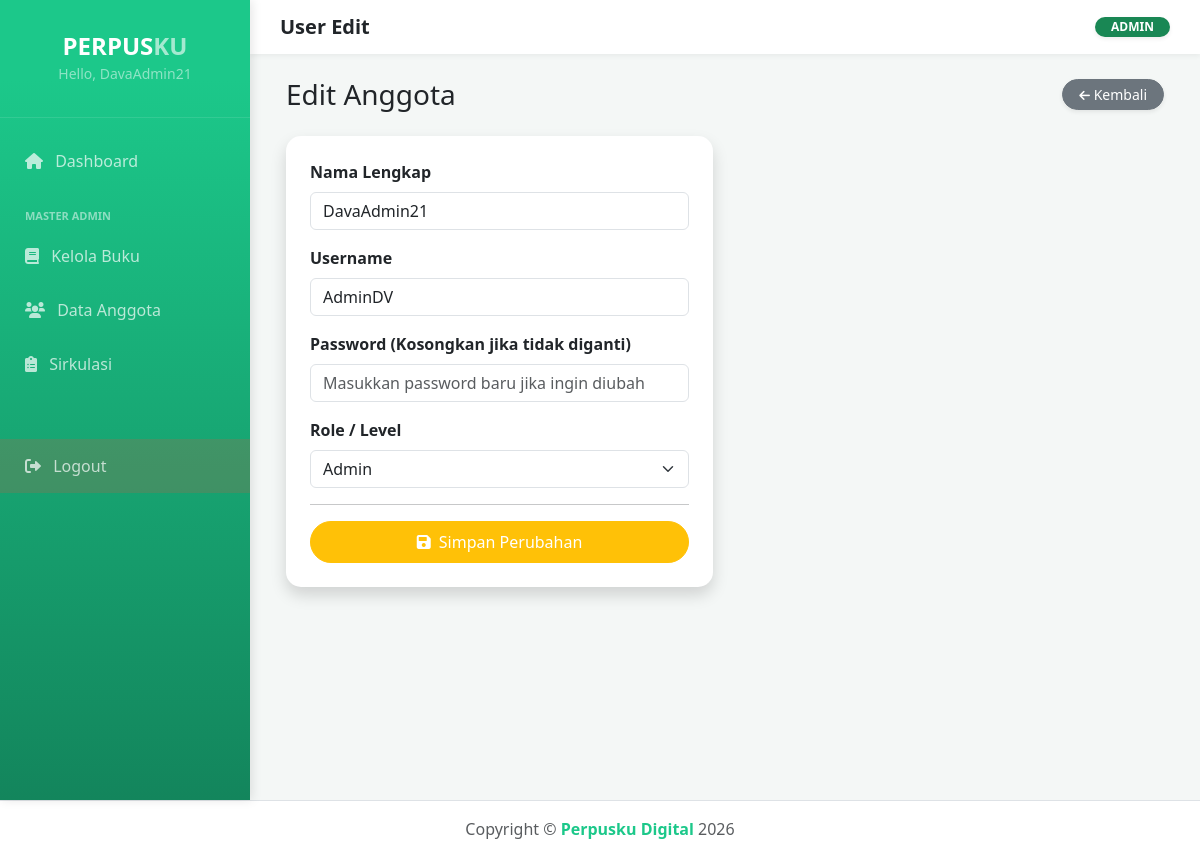
The page /index.php?page=user_edit&id=6 (signed in) on the database its author committed.
### tables this page shows
CREATE TABLE `user` (
  `id_user` int(11) NOT NULL,
  `nama` varchar(100) NOT NULL,
  `username` varchar(50) NOT NULL,
  `password` varchar(255) NOT NULL,
  `role` enum('admin','siswa') DEFAULT 'siswa'
);

### views/admin/user_edit.php (the view, shortened to what this page needs)
<?php
if (isset($_GET['id'])) {
    $id_edit = mysqli_real_escape_string($conn, $_GET['id']);
    $query_user = mysqli_query($conn, "SELECT * FROM user WHERE id_user = '$id_edit'");
    $data = mysqli_fetch_assoc($query_user);
} else {
    header("Location: index.php?page=user");
    exit;
}
?>
<div class="container-fluid">
    <div class="d-sm-flex align-items-center justify-content-between mb-4">
        <h1 class="h3 mb-0 text-gray-800 font-weight-bold">Edit Anggota</h1>
        <a href="index.php?page=user" class="btn btn-secondary btn-sm rounded-pill px-3 shadow-sm">
            <i class="fas fa-arrow-left fa-sm"></i> Kembali
        </a>
    </div>
    <div class="row">
        <div class="col-lg-6">
            <div class="card shadow border-0" style="border-radius: 15px;">
                <div class="card-body p-4">
                    <form action="core/proses_user.php" method="POST">
                        <div class="mb-3">
                            <label class="form-label fw-bold">Nama Lengkap</label>
                            <input type="text" name="nama" class="form-control" value="<?= htmlspecialchars($data['nama']); ?>" required>
                        </div>
                        <div class="mb-3">
                            <label class="form-label fw-bold">Username</label>
                            <input type="text" name="username" class="form-control" value="<?= htmlspecialchars($data['username']); ?>" required>
                        </div>
                        <div class="mb-3">
                            <label class="form-label fw-bold">Password (Kosongkan jika tidak diganti)</label>
                            <input type="password" name="password" class="form-control" placeholder="Masukkan password baru jika ingin diubah">
                        </div>
                        <div class="mb-3">
                            <label class="form-label fw-bold">Role / Level</label>
                            <select name="role" class="form-select" required>
                                <option value="admin" <?= ($data['role'] == 'admin') ? 'selected' : ''; ?>>Admin</option>
                            </select>
                        </div>
                        <hr>
                        <div class="d-grid">
                            <button type="submit" name="edit_user" class="btn btn-warning text-white rounded-pill py-2">
                                <i class="fas fa-save me-1"></i> Simpan Perubahan
                            </button>
                        </div>
                    </form>
                </div>
            </div>
        </div>
    </div>
</div>

### views/layout/header.php (style rules this page uses)
body { overflow-x: hidden; font-family: 'Segoe UI', Tahoma, sans-serif; background: #f4f7f6; }

### rows shown on the page
user: nama "DavaAdmin21", username "AdminDV", role "Admin"

### other values the page prints
$_SESSION['nama'] "DavaAdmin21"
str_replace('_', ' ', htmlspecialchars($page)) "User Edit"
$role "ADMIN"
